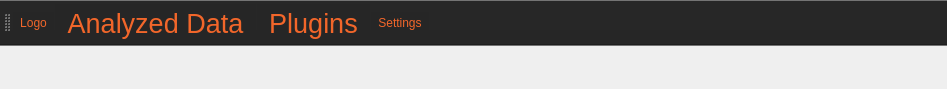
<?xml version="1.0" encoding="UTF-8"?>
<ui version="4.0">
 <class>MainWindow</class>
 <widget class="QMainWindow" name="MainWindow">
  <property name="geometry">
   <rect>
    <x>0</x>
    <y>0</y>
    <width>947</width>
    <height>89</height>
   </rect>
  </property>
  <property name="windowTitle">
   <string>MainWindow</string>
  </property>
  <widget class="QWidget" name="centralwidget">
   <layout class="QVBoxLayout" name="verticalLayout">
    <property name="spacing">
     <number>0</number>
    </property>
    <property name="leftMargin">
     <number>0</number>
    </property>
    <property name="topMargin">
     <number>0</number>
    </property>
    <property name="rightMargin">
     <number>0</number>
    </property>
    <property name="bottomMargin">
     <number>0</number>
    </property>
   </layout>
  </widget>
  <widget class="QToolBar" name="toolBar">
   <property name="sizePolicy">
    <sizepolicy hsizetype="Preferred" vsizetype="Fixed">
     <horstretch>0</horstretch>
     <verstretch>0</verstretch>
    </sizepolicy>
   </property>
   <property name="palette">
    <palette>
     <active>
      <colorrole role="WindowText">
       <brush brushstyle="SolidPattern">
        <color alpha="255">
         <red>242</red>
         <green>102</green>
         <blue>42</blue>
        </color>
       </brush>
      </colorrole>
      <colorrole role="Button">
       <brush brushstyle="SolidPattern">
        <color alpha="255">
         <red>38</red>
         <green>38</green>
         <blue>38</blue>
        </color>
       </brush>
      </colorrole>
      <colorrole role="Text">
       <brush brushstyle="SolidPattern">
        <color alpha="255">
         <red>242</red>
         <green>102</green>
         <blue>42</blue>
        </color>
       </brush>
      </colorrole>
      <colorrole role="ButtonText">
       <brush brushstyle="SolidPattern">
        <color alpha="255">
         <red>242</red>
         <green>102</green>
         <blue>42</blue>
        </color>
       </brush>
      </colorrole>
      <colorrole role="Base">
       <brush brushstyle="SolidPattern">
        <color alpha="255">
         <red>38</red>
         <green>38</green>
         <blue>38</blue>
        </color>
       </brush>
      </colorrole>
      <colorrole role="Window">
       <brush brushstyle="SolidPattern">
        <color alpha="255">
         <red>38</red>
         <green>38</green>
         <blue>38</blue>
        </color>
       </brush>
      </colorrole>
      <colorrole role="PlaceholderText">
       <brush brushstyle="NoBrush">
        <color alpha="128">
         <red>242</red>
         <green>102</green>
         <blue>42</blue>
        </color>
       </brush>
      </colorrole>
     </active>
     <inactive>
      <colorrole role="WindowText">
       <brush brushstyle="SolidPattern">
        <color alpha="255">
         <red>242</red>
         <green>102</green>
         <blue>42</blue>
        </color>
       </brush>
      </colorrole>
      <colorrole role="Button">
       <brush brushstyle="SolidPattern">
        <color alpha="255">
         <red>38</red>
         <green>38</green>
         <blue>38</blue>
        </color>
       </brush>
      </colorrole>
      <colorrole role="Text">
       <brush brushstyle="SolidPattern">
        <color alpha="255">
         <red>242</red>
         <green>102</green>
         <blue>42</blue>
        </color>
       </brush>
      </colorrole>
      <colorrole role="ButtonText">
       <brush brushstyle="SolidPattern">
        <color alpha="255">
         <red>242</red>
         <green>102</green>
         <blue>42</blue>
        </color>
       </brush>
      </colorrole>
      <colorrole role="Base">
       <brush brushstyle="SolidPattern">
        <color alpha="255">
         <red>38</red>
         <green>38</green>
         <blue>38</blue>
        </color>
       </brush>
      </colorrole>
      <colorrole role="Window">
       <brush brushstyle="SolidPattern">
        <color alpha="255">
         <red>38</red>
         <green>38</green>
         <blue>38</blue>
        </color>
       </brush>
      </colorrole>
      <colorrole role="PlaceholderText">
       <brush brushstyle="NoBrush">
        <color alpha="128">
         <red>242</red>
         <green>102</green>
         <blue>42</blue>
        </color>
       </brush>
      </colorrole>
     </inactive>
     <disabled>
      <colorrole role="WindowText">
       <brush brushstyle="SolidPattern">
        <color alpha="255">
         <red>242</red>
         <green>102</green>
         <blue>42</blue>
        </color>
       </brush>
      </colorrole>
      <colorrole role="Button">
       <brush brushstyle="SolidPattern">
        <color alpha="255">
         <red>38</red>
         <green>38</green>
         <blue>38</blue>
        </color>
       </brush>
      </colorrole>
      <colorrole role="Text">
       <brush brushstyle="SolidPattern">
        <color alpha="255">
         <red>242</red>
         <green>102</green>
         <blue>42</blue>
        </color>
       </brush>
      </colorrole>
      <colorrole role="ButtonText">
       <brush brushstyle="SolidPattern">
        <color alpha="255">
         <red>242</red>
         <green>102</green>
         <blue>42</blue>
        </color>
       </brush>
      </colorrole>
      <colorrole role="Base">
       <brush brushstyle="SolidPattern">
        <color alpha="255">
         <red>38</red>
         <green>38</green>
         <blue>38</blue>
        </color>
       </brush>
      </colorrole>
      <colorrole role="Window">
       <brush brushstyle="SolidPattern">
        <color alpha="255">
         <red>38</red>
         <green>38</green>
         <blue>38</blue>
        </color>
       </brush>
      </colorrole>
      <colorrole role="PlaceholderText">
       <brush brushstyle="NoBrush">
        <color alpha="128">
         <red>242</red>
         <green>102</green>
         <blue>42</blue>
        </color>
       </brush>
      </colorrole>
     </disabled>
    </palette>
   </property>
   <property name="acceptDrops">
    <bool>false</bool>
   </property>
   <property name="windowTitle">
    <string>toolBar</string>
   </property>
   <property name="layoutDirection">
    <enum>Qt::LeftToRight</enum>
   </property>
   <property name="styleSheet">
    <string notr="true">background-color: #262626;
color: #F2662A;
text-shadow: 0px 4px 4px rgba(0, 0, 0, 0.25);
font: 75 20pt &quot;Arial&quot;;
font-style: normal;
font-weight: 400;
line-height: normal;</string>
   </property>
   <property name="movable">
    <bool>true</bool>
   </property>
   <property name="iconSize">
    <size>
     <width>120</width>
     <height>60</height>
    </size>
   </property>
   <property name="toolButtonStyle">
    <enum>Qt::ToolButtonIconOnly</enum>
   </property>
   <attribute name="toolBarArea">
    <enum>TopToolBarArea</enum>
   </attribute>
   <attribute name="toolBarBreak">
    <bool>false</bool>
   </attribute>
   <addaction name="actionLogo"/>
   <addaction name="analyzedDataActionButton"/>
   <addaction name="actionPlugins"/>
   <addaction name="actionSettings"/>
  </widget>
  <action name="actionLogo">
   <property name="enabled">
    <bool>true</bool>
   </property>
   <property name="icon">
    <iconset>
     <normaloff>assets/Mnemonic logo.png</normaloff>assets/Mnemonic logo.png</iconset>
   </property>
   <property name="text">
    <string>Logo</string>
   </property>
  </action>
  <action name="analyzedDataActionButton">
   <property name="text">
    <string>Analyzed Data</string>
   </property>
   <property name="font">
    <font>
     <family>Arial</family>
     <pointsize>20</pointsize>
     <weight>75</weight>
     <italic>false</italic>
     <bold>true</bold>
    </font>
   </property>
  </action>
  <action name="actionPlugins">
   <property name="text">
    <string>Plugins</string>
   </property>
   <property name="font">
    <font>
     <family>Arial</family>
     <pointsize>20</pointsize>
     <weight>75</weight>
     <bold>true</bold>
    </font>
   </property>
  </action>
  <action name="actionSettings">
   <property name="icon">
    <iconset>
     <normaloff>assets/Settings.png</normaloff>assets/Settings.png</iconset>
   </property>
   <property name="text">
    <string>Settings</string>
   </property>
  </action>
 </widget>
 <resources>
  <include location="Updates.qrc"/>
  <include location="ChangeLanguage.qrc"/>
  <include location="Notifications.qrc"/>
  <include location="Appearance.qrc"/>
 </resources>
 <connections/>
</ui>
